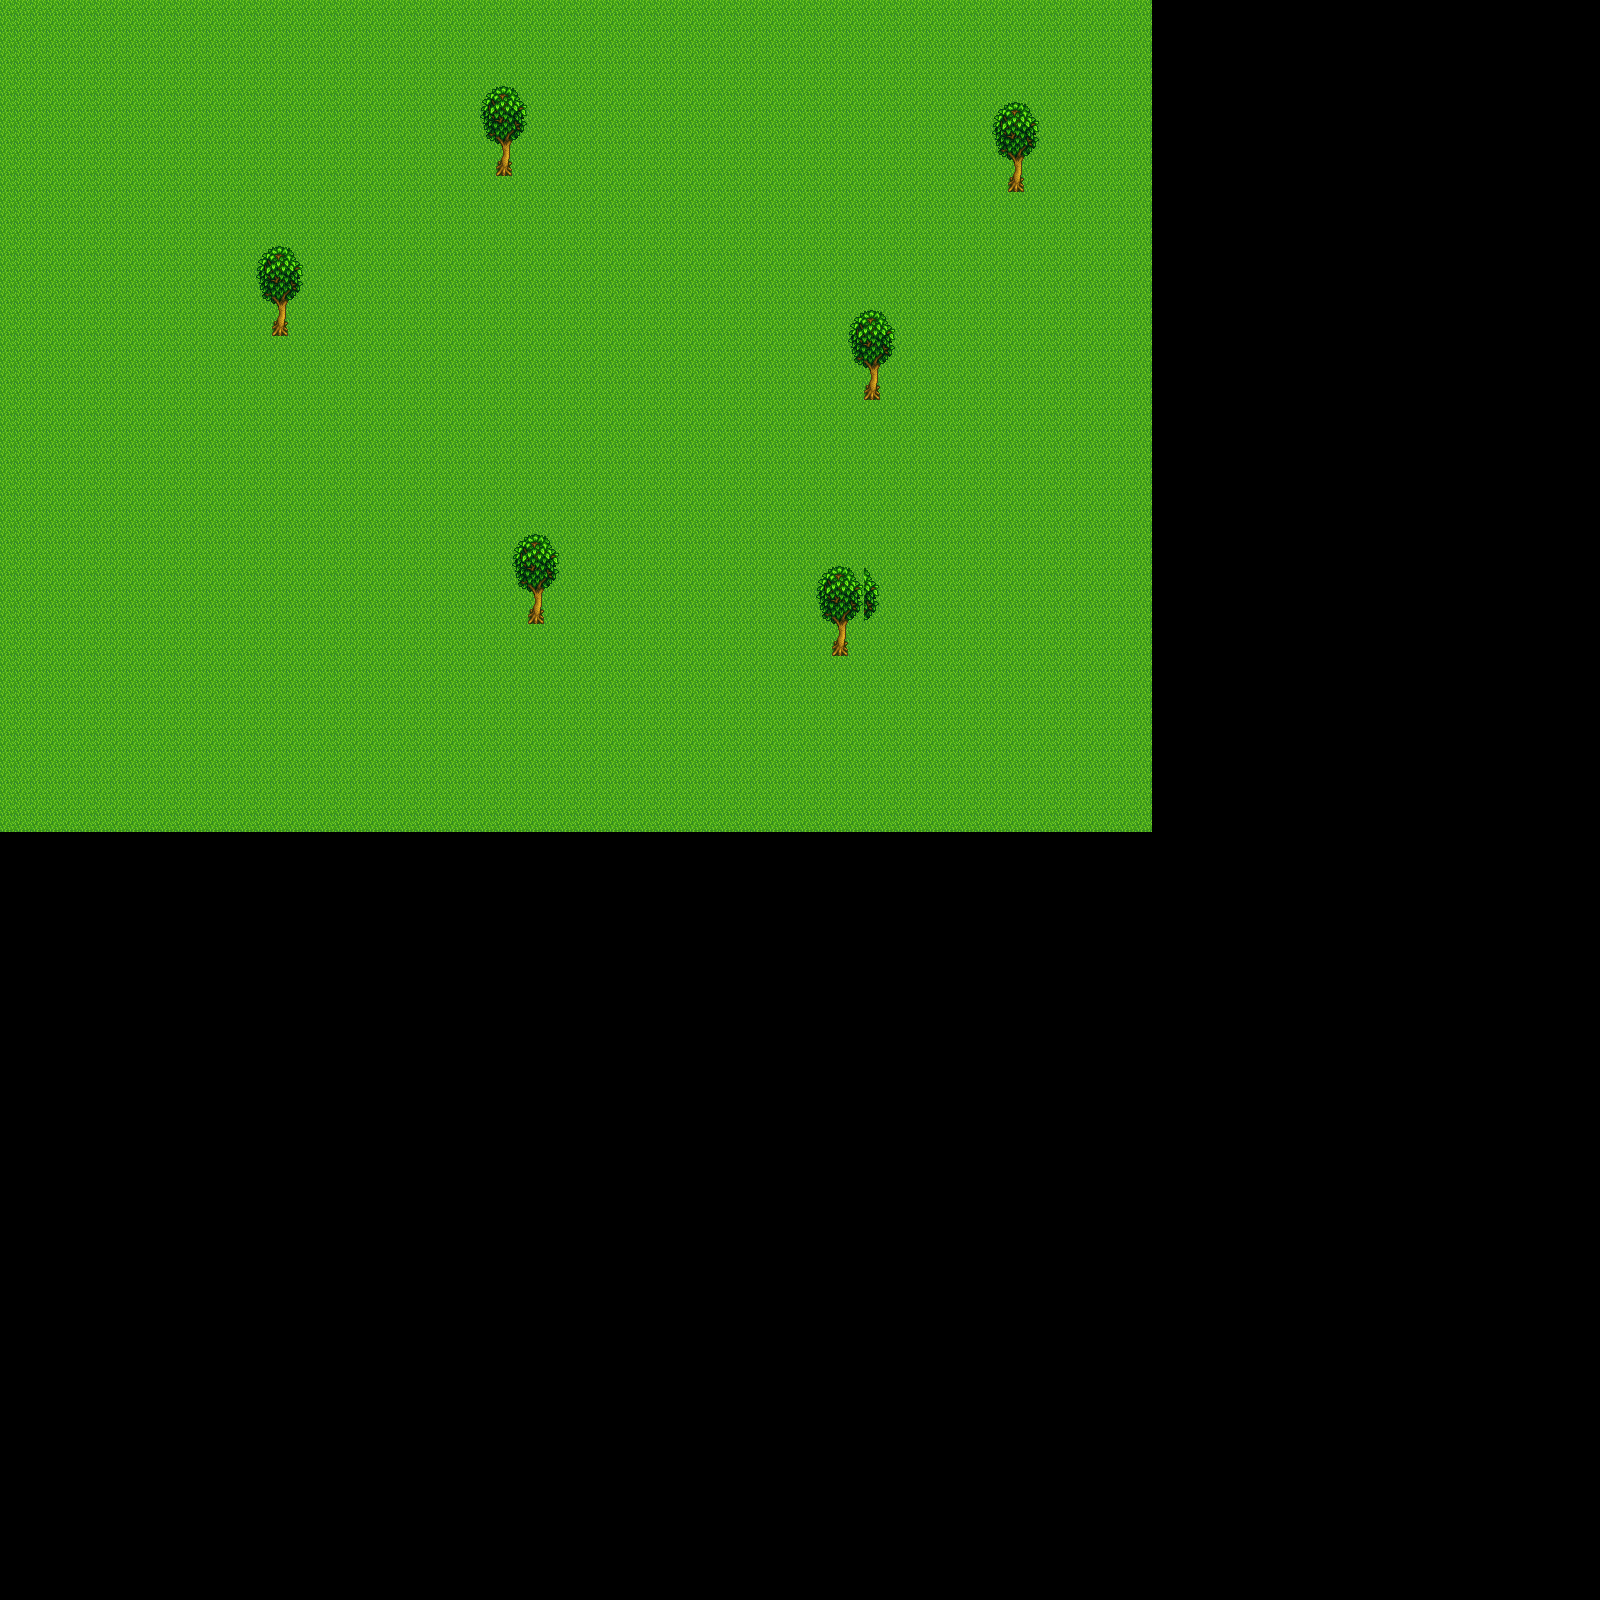

This game map was drawn from its Tiled (.tmx) file and the tilesets committed beside it. A one-line description and the trimmed map source follow:
An orthogonal 100x100 tile map with 16x16 px tiles, 2 tile layers (Tile Layer 1, Tile Layer 2).

<map version="1.2" tiledversion="1.3.1" orientation="orthogonal" renderorder="right-down" compressionlevel="-1" width="100" height="100" tilewidth="16" tileheight="16" infinite="0" nextlayerid="3" nextobjectid="1">
 <tileset firstgid="1" source="exterieur printemps.tsx" />
 <layer id="1" name="Tile Layer 1" width="100" height="100">
  <data>[10000 cells, 3744 non-empty, 1 distinct tile ids]</data>
 </layer>
 <layer id="2" name="Tile Layer 2" width="100" height="100">
  <data>[10000 cells, 114 non-empty, 18 distinct tile ids]</data>
 </layer>
</map>
